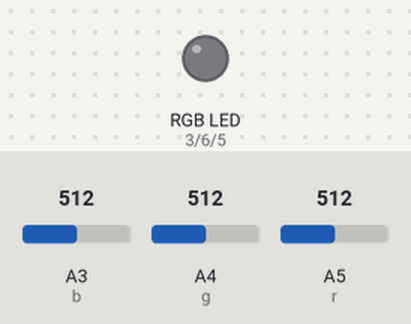
Bench run of a sketch on a simulated Arduino Uno, built with avr-gcc and run on an emulated ATmega328P. Shown: an RGB LED mixed from three pins (HIGH = lit). The test bench sets the inputs (shaded band); at power-on: A3 (b) = 512, A4 (g) = 512, A5 (r) = 512.

Above: at 1.2 s.
1.3 s: A3 (b) set to 716
At 2.0 s:
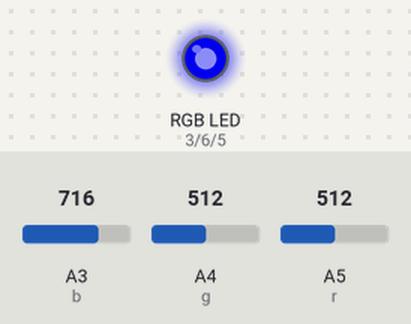
2.8 s: A4 (g) set to 716
At 3.1 s:
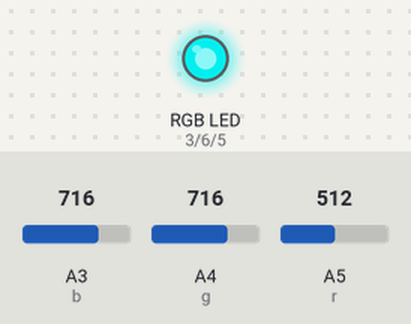
4.3 s: A5 (r) set to 716
At 5.4 s:
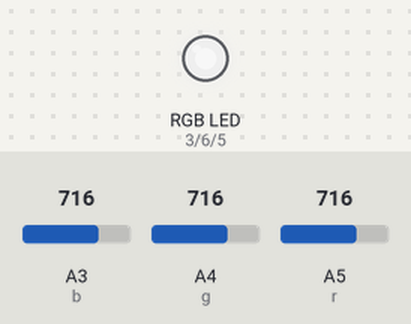
5.8 s: A3 (b) set to 749
At 6.6 s:
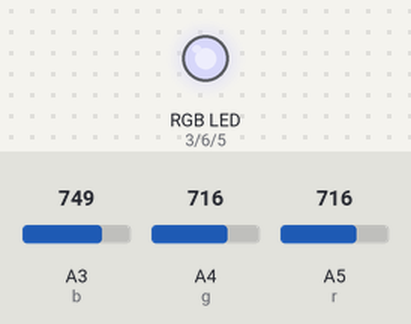
7.3 s: A3 (b) set to 768
At 7.7 s:
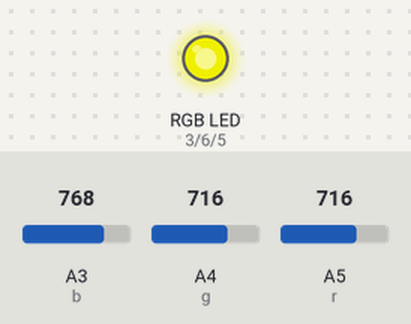
8.8 s: A4 (g) set to 760
10.3 s: A4 (g) set to 768
At 11.2 s:
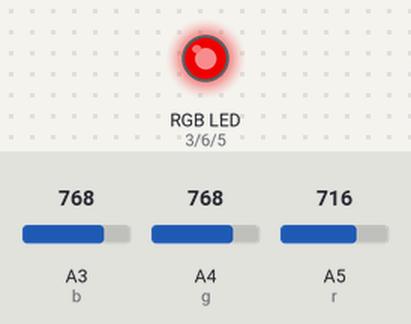
Timing chart, 0 to 12.8 s (numbered marks = the images above; inputs shaded):
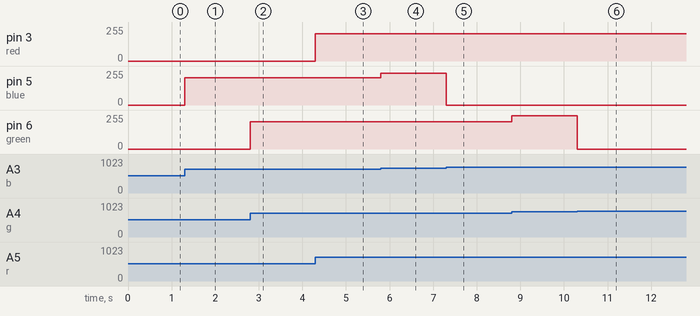

The sketch:

z39_rgb_control1.ino
```cpp
// C++ code
//
int r = A5, g = A4, b = A3;
int red = 3, green = 6, blue = 5;

void setup()
{
  pinMode(red, OUTPUT);
  pinMode(green, OUTPUT);
  pinMode(blue, OUTPUT);
}

void loop()
{
  analogWrite(red, analogRead(r));
  analogWrite(green, analogRead(g));
  analogWrite(blue, analogRead(b));
}
```

Measured:
- the behaviour switches between 767 and 768 on A3 (b) (found by bisection; images 4 and 5)
- after the input at 1.3 s, pin 5 (blue): 0/255 → 204/255 at once
- after the input at 2.8 s, pin 6 (green): 0/255 → 204/255 at once
- after the input at 4.3 s, pin 3 (red): 0/255 → 204/255 at once
- after the input at 5.8 s, pin 5 (blue): 204/255 → 237/255 at once
- after the input at 7.3 s, pin 5 (blue): 237/255 → 0/255 at once
- after the input at 8.8 s, pin 6 (green): 204/255 → 248/255 at once
- after the input at 10.3 s, pin 6 (green): 248/255 → 0/255 at once
